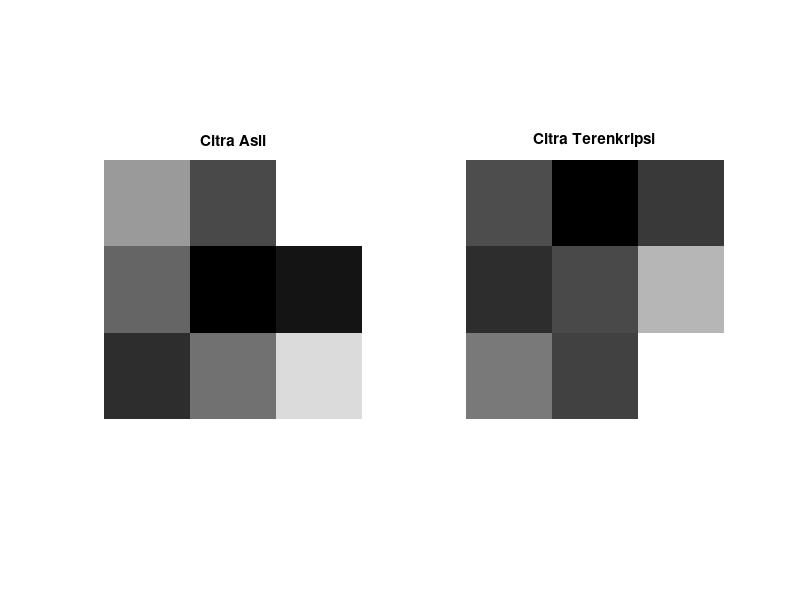

This figure's MATLAB source:
% ======================================================
% UTS Matematika Sains Data – Soal 2 (f)
% ------------------------------------------------------
% Nama  : Bramantyo Danadyaksa Wibawanto
% NIM   : 2510514008
% Parameter: N=8, a=0, b=8, K=9, theta0=40, alpha=0.009
% ======================================================

clc; clear; close all;

% =========================
% Definisi Matriks P (citra asli)
% =========================
P = [120 58 200;
     80 2 18;
     38 90 170];

% =========================
% Definisi Matriks A (kunci enkripsi)
% =========================
A = [1 8 2;
     1 2 8;
     8 1 3];

% =========================
% Proses Enkripsi
% =========================
% Matriks E diperoleh dari perkalian A dengan P
E = A * P;

% =========================
% Menampilkan hasil matriks
% =========================
disp('Matriks P (Citra Asli):');
disp(P);

disp('Matriks E (Citra Terenkripsi):');
disp(E);

% =========================
% Visualisasi citra
% =========================
figure;

% Menampilkan citra asli
subplot(1,2,1)
imshow(P, [])
title('Citra Asli')

% Menampilkan citra hasil enkripsi
subplot(1,2,2)
imshow(E, [])
title('Citra Terenkripsi')
